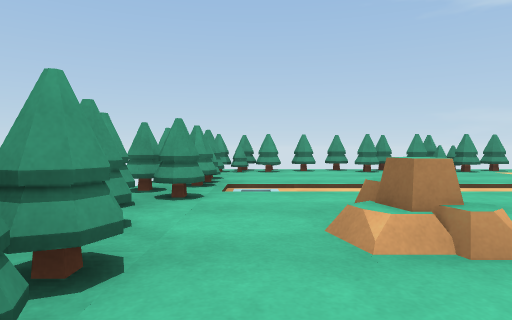
view 1 (above)

20 first-person views from a walk through a scene from a Unity 3-D project. The camera is 0.47 m above the floor, tilts 2° down and sees 75° across. The floor is counted in squares, 1 m on a side. Each view is taken from the middle of a square. On the plan, view 1 faces up. The plan holds only what a view shows up to about 9 squares ahead; the rest is blank.

view 2
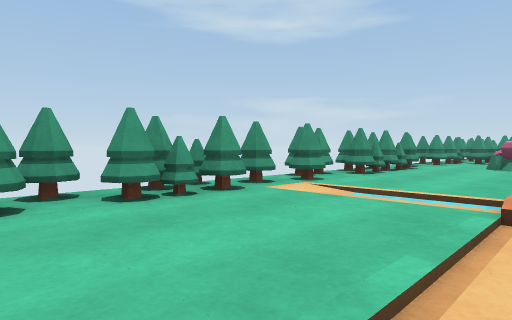

view 3
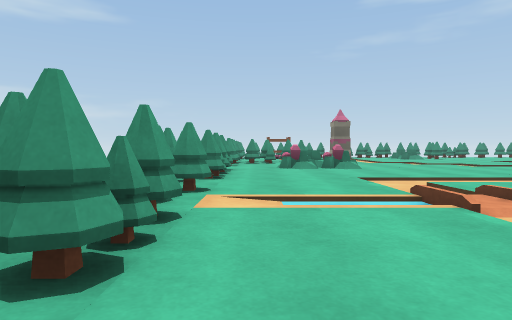

view 4
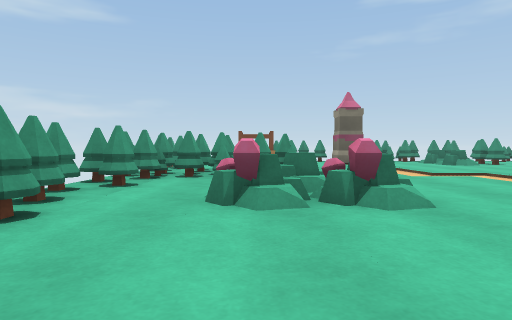

view 5
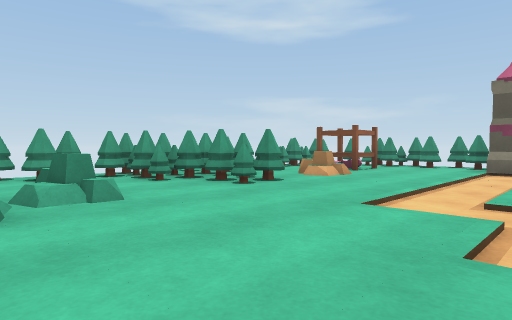

view 6
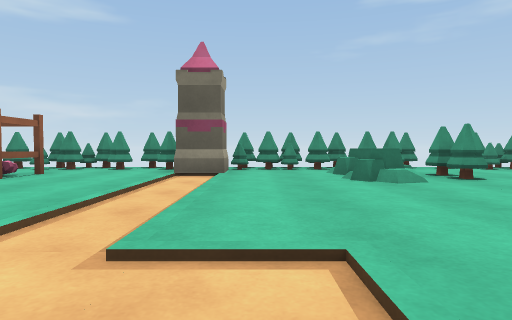

view 7
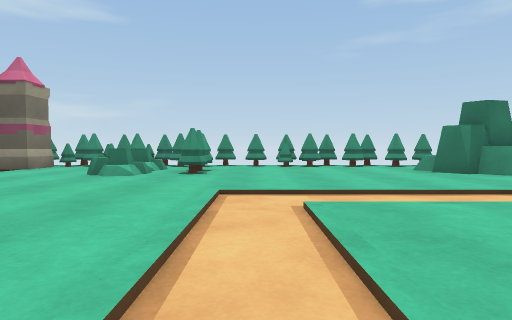

view 8
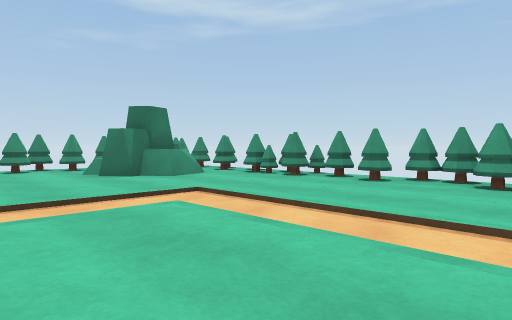

view 9
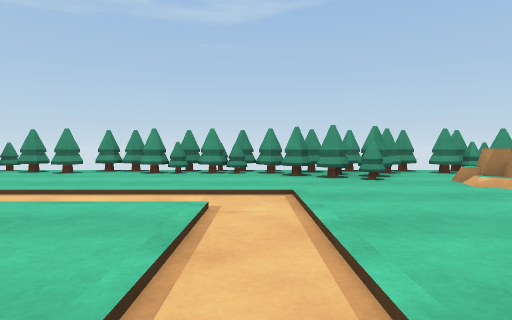

view 10
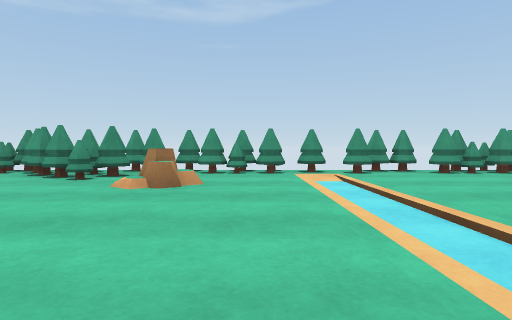

view 11
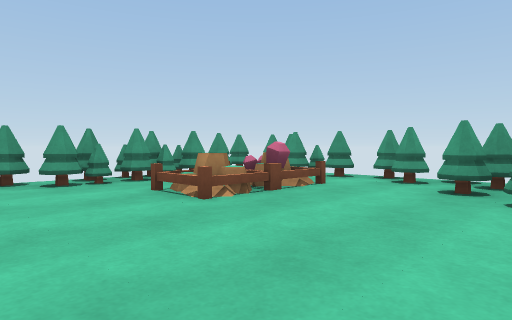

view 12
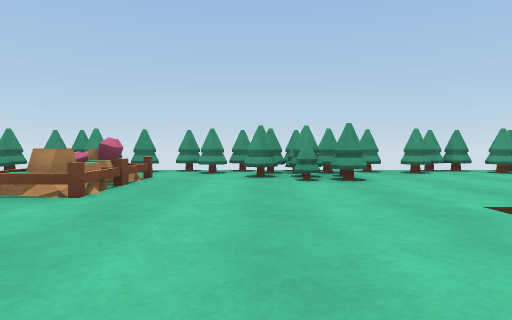

view 13
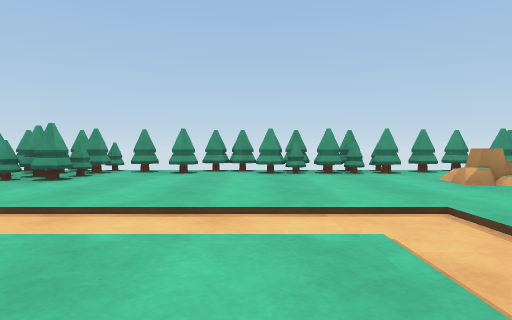

view 14
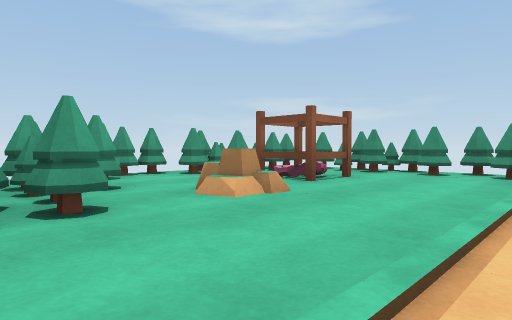

view 15
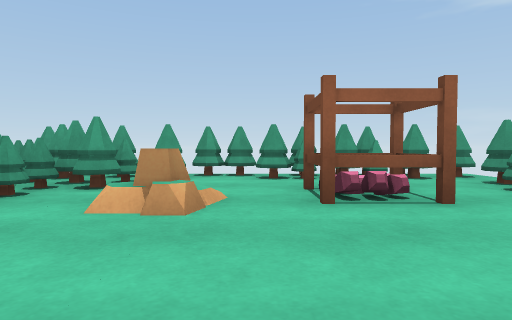

view 16
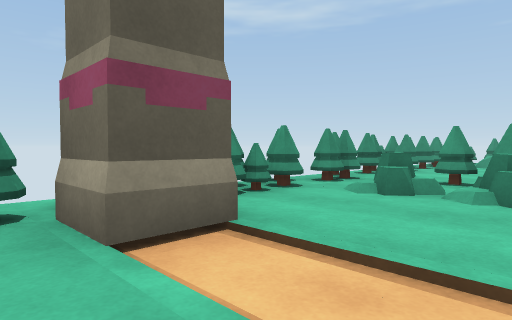

view 17
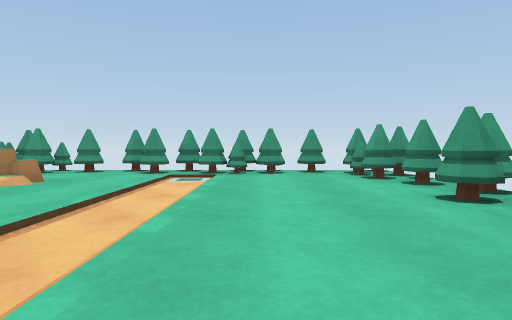

view 18
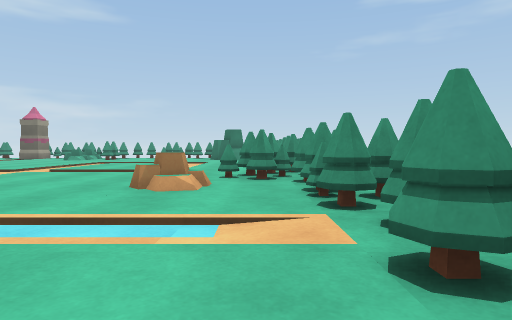

view 19
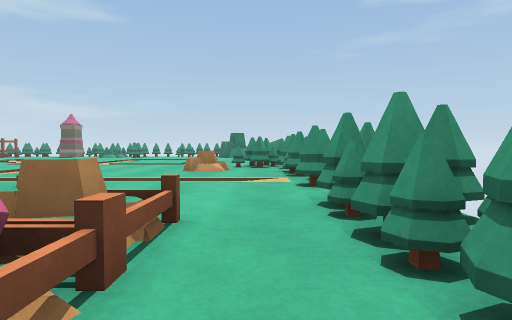

view 20
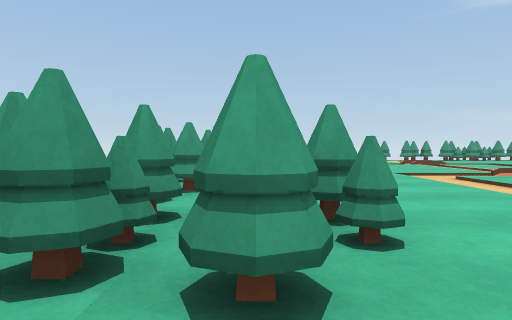

### Floor plan
Key: @ floor where view 1 was taken; # wall or solid block; x gap in a wall; . main floor; - floor 0.05 m lower than the main floor; _ floor 0.1 m lower than the main floor; R rock; C crystal; O other object.
Columns run from 1 left of view 1 to 19 right of it. Each row starts with its distance up from view 1.
  7 ##x###x####x#########
  6 x.....-.......##..C.x
  5 #.....-...RCR.##RCOC#
  4 #_----.--.RCR...R...#
  3 #.....-.-...........#
  2 x.R...-.-.....-----O#
  1 #.....-  ....--.....#
  0 #@..--.   ..  ......#
 -1 #...-.-       ...RRR#
 -2 #...-.  ...-......#.#
 -3 x...-  ---------....x
 -4 ##....-....-...-....#
 -5 ##....-....-...-....#
 -6 #.R...-....-----..R.#
 -7 #xCR..-.R........RRR#
 -8 #.....-..##.......R #
 -9 #x####x########x#####

Positions as (right, up) in squares from view 1, and headings:
1: (0, 0), facing up
2: (2, 4), facing up-right
3: (2, 6), facing right
4: (7, 5), facing right
5: (10, 1), facing up-right
6: (12, 1), facing right
7: (11, -3), facing right
8: (11, -4), facing down-right
9: (10, -3), facing down
10: (6, -3), facing down
11: (4, -4), facing down-left
12: (5, -5), facing left
13: (5, -1), facing left
14: (13, 2), facing up-right
15: (16, 2), facing up
16: (16, 3), facing down-right
17: (5, 5), facing left
18: (3, -8), facing right
19: (0, -8), facing right
20: (0, -6), facing up
